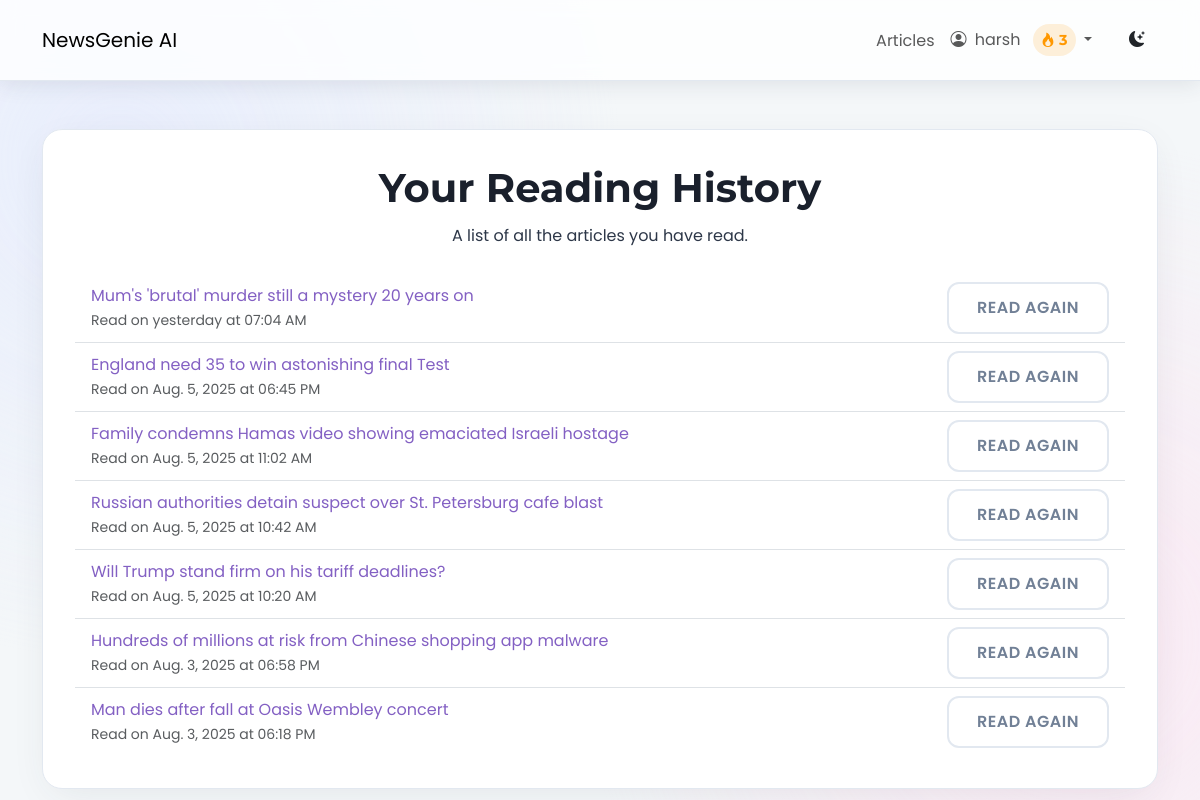
Before: /history/ (signed in) with the older database file.
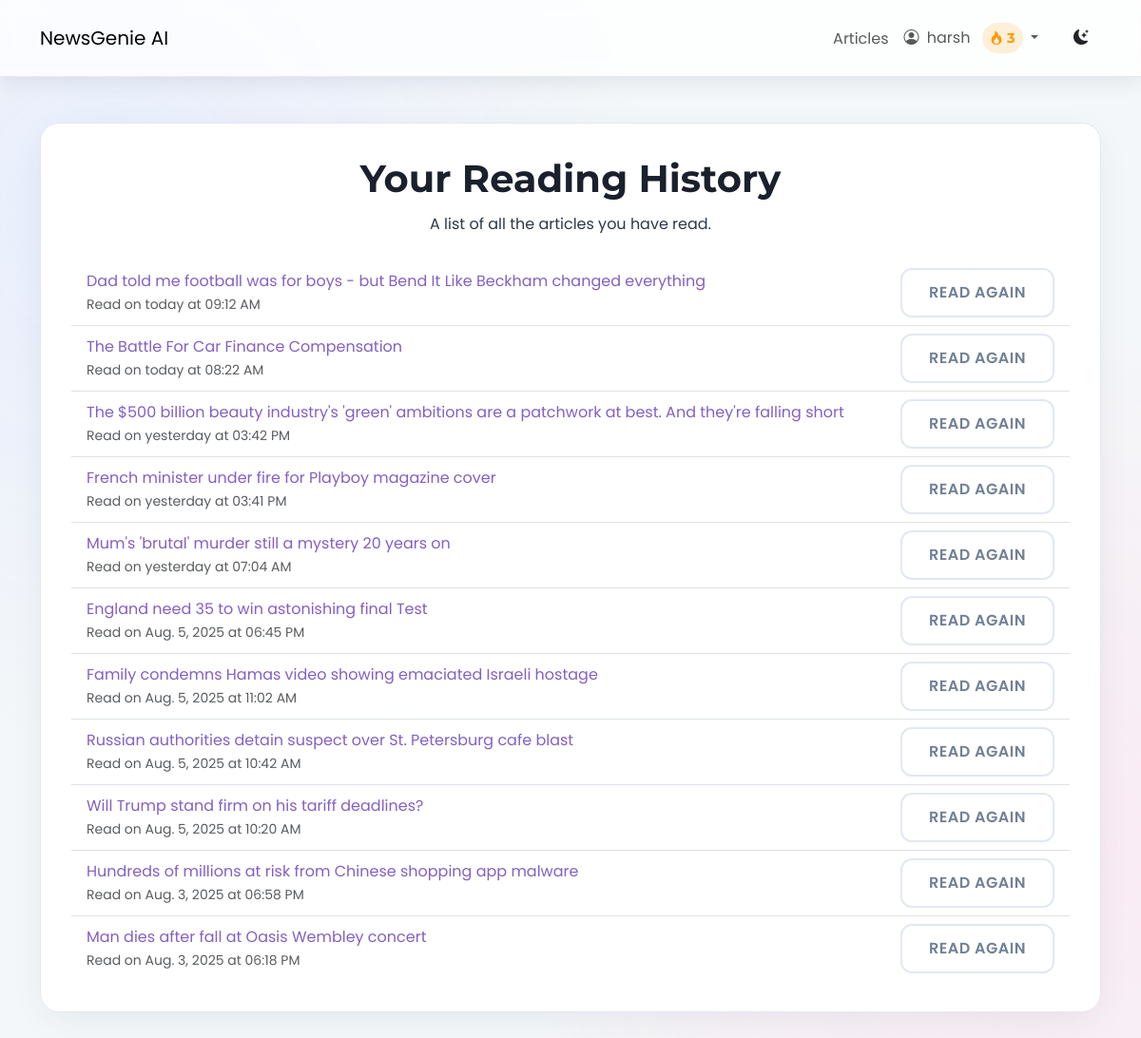
After: the same page with the newer database file.
### news/models.py (models this page shows, shortened)
class ReadingHistory(models.Model):
    user = models.ForeignKey(User, on_delete=models.CASCADE)
    article = models.ForeignKey(Article, on_delete=models.CASCADE)
    read_at = models.DateTimeField(default=timezone.now)

class Article(models.Model):
    title = models.CharField(max_length=255)
    author = models.CharField(max_length=100, default="Unknown")
    content = models.TextField()
    url = models.URLField(unique=True)
    source = models.CharField(max_length=100)
    published_at = models.DateTimeField()
    summary = models.TextField(blank=True, null=True)
    category = models.ManyToManyField(Category, related_name='articles')
    approved = models.BooleanField(default=False)
    audio_file = models.FileField(upload_to='news_audio/', blank=True, null=True)
    reading_time = models.PositiveIntegerField(default=0, help_text="Estimated reading time in minutes")
    is_spotlighted = models.BooleanField(default=False, help_text="Check this to feature this article on the articles page.")
    def approved_status(self):
        return self.approved
    approved_status.boolean = True
    approved_status.short_description = "Approved"

### news/views.py (the view)
# urls.py: path('history/', views.reading_history, name="history"),
@login_required
def reading_history(request):
    history = ReadingHistory.objects.filter(user=request.user).order_by('-read_at')
    if request.user.is_authenticated:
        article_ids = [h.article.id for h in history]
        liked_articles_ids = ArticleLike.objects.filter(user=request.user, article__id__in=article_ids).values_list('article__id', flat=True)
        bookmarked_articles_ids = Bookmark.objects.filter(user=request.user, article__id__in=article_ids).values_list('article__id', flat=True)
        for h in history:
            h.article.is_liked_by_user = h.article.id in liked_articles_ids
            h.article.is_bookmarked_by_user = h.article.id in bookmarked_articles_ids
    return render(request, "news/reading_history.html", {"history": history})

### news/templates/news/reading_history.html (shortened to what this page needs)
{% extends 'news/base.html' %}
{% load static %}
{% load humanize %}
{% block content %}
<div class="reading-history-container app-card text-center mt-5">
    <div class="page-header-section">
        <h1 class="page-title-heading">Your Reading History</h1>
        <p class="page-subtitle-text">A list of all the articles you have read.</p>
    </div>
    {% if history %}
    <div class="mt-4">
        <ul class="list-group list-group-flush reading-history-list">
            {% for entry in history %}
            <li class="list-group-item d-flex justify-content-between align-items-center reading-history-item">
                <div class="text-start flex-grow-1">
                    <a href="{% url 'news:detail' entry.article.pk %}" class="reading-history-link">{{ entry.article.title }}</a>
                    <p class="small text-muted mb-0">Read on {{ entry.read_at|naturalday }} at {{ entry.read_at|time:"h:i A" }}</p>
                </div>
                <div class="ms-3">
                    <a href="{% url 'news:detail' entry.article.pk %}" class="btn app-btn outline-btn read-again-btn">Read Again</a>
                </div>
            </li>
            {% endfor %}
        </ul>
    </div>
    {% else %}
    <div class="text-center py-5">
        <p class="lead">You haven't read any articles yet.</p>
        <a href="{% url 'news:article_list' %}" class="btn app-btn primary-btn mt-3">Explore Articles</a>
    </div>
    {% endif %}
</div>
{% endblock %}

Changed rows visible on the page:
added ReadingHistory: article "Dad told me football was for boys - but Bend It Like Beckham changed everything", read_at "today", read_at "09:12 AM"
added ReadingHistory: article "The Battle For Car Finance Compensation", read_at "today", read_at "08:22 AM"
added ReadingHistory: article "The $500 billion beauty industry's 'green' ambitions are a patchwork at best. And they're falling short", read_at "yesterday", read_at "03:42 PM"
added ReadingHistory: article "French minister under fire for Playboy magazine cover", read_at "yesterday", read_at "03:41 PM"
